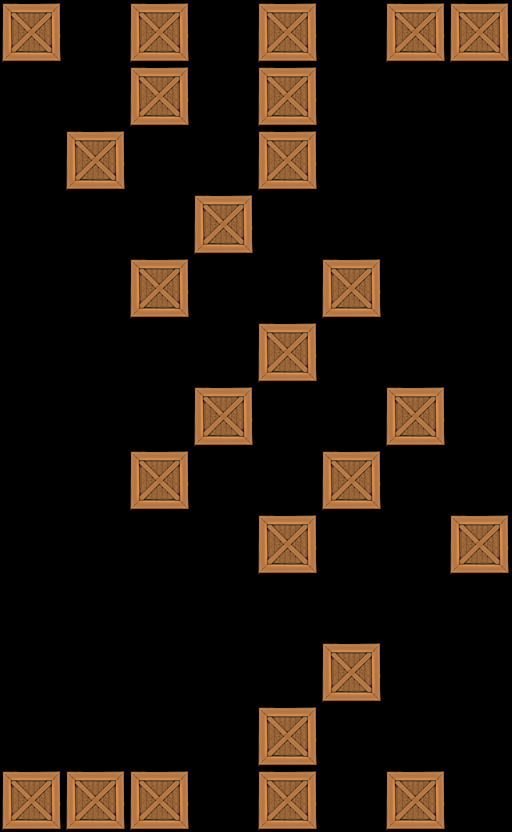

Tiled map render using the project's own tile images. Description and the map definition, with tile-layer contents summarised, below:
An orthogonal 8x13 tile map with 64x64 px tiles, 1 tile layer (Tile Layer 1).

<map version="1.0" orientation="orthogonal" width="8" height="13" tilewidth="64" tileheight="64">
 <tileset firstgid="1" name="crate" tilewidth="64" tileheight="64">
  <image source="../../crate4.png" width="64" height="64" />
 </tileset>
 <layer name="Tile Layer 1" width="8" height="13">
  <data>[104 cells, 26 non-empty, 1 distinct tile ids]</data>
 </layer>
</map>
